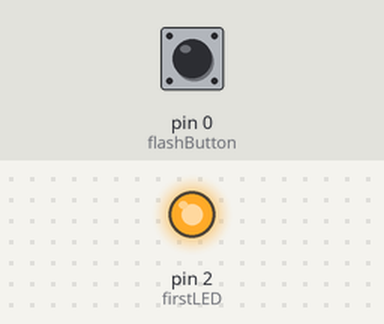
The sketch below on a simulated Arduino Uno, built with avr-gcc and run on an emulated ATmega328P. Parts: output pins drawn as LEDs (lit = HIGH). The inputs (shaded band) are chosen by the test bench; at power-on: pin 0 (flashButton) HIGH.

Above: at 1.2 s.
1.3 s: pin 0 (flashButton) pulled LOW for 0.15 s
At 1.37 s:
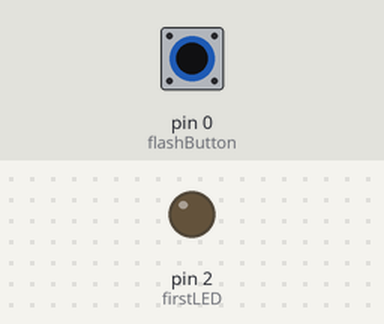
2.9 s: pin 0 (flashButton) pulled LOW for 3.2 s
At 7.3 s:
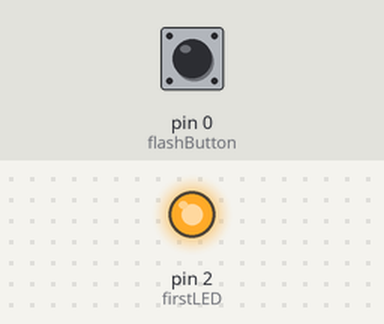
Timing chart, 0 to 8.8 s (numbered marks = the images above; inputs shaded):
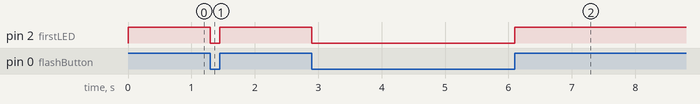

Measured:
- after the input at 1.3 s, pin 2 (firstLED): HIGH → LOW at once, → HIGH 0.15 s later
- after the input at 2.9 s, pin 2 (firstLED): HIGH → LOW at once, → HIGH 3.2 s later

The sketch:

button_blink.ino
```cpp
#define firstLED 2 //This LED is connected to the pin marked D0
#define flashButton 0 //This button is connected to the pin marked D3

boolean buttonState = LOW;    // variable for reading the pushbutton status

void setup() {
  pinMode(firstLED, OUTPUT);
   pinMode(flashButton, INPUT);
}
void loop() {

  buttonState = digitalRead(flashButton); //Read the pin, 0V = LOW, 3.3V = HIGH

// check if the pushbutton is pressed. If it is, the buttonState is LOW:
  if (buttonState == LOW) {
    // turn LED on:
    digitalWrite(firstLED, LOW); // LOW = LED ON
  } else {
    // turn LED on:
    digitalWrite(firstLED, HIGH); //HIGH = LED OFF
  }

}
```
